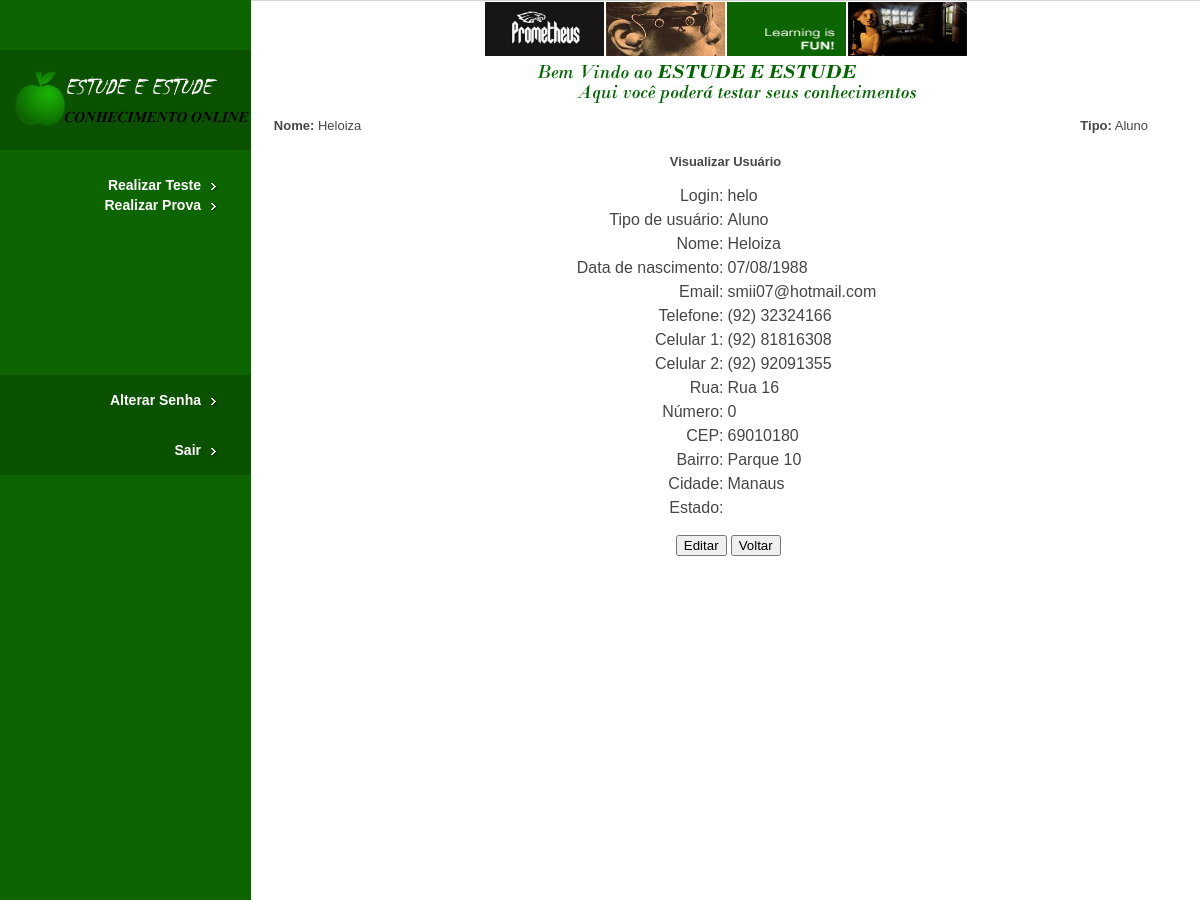
Page /sistema_daniel_joelton/usuario_visualizar.php?codigo=helo (signed in, upper part) on the earlier database version.
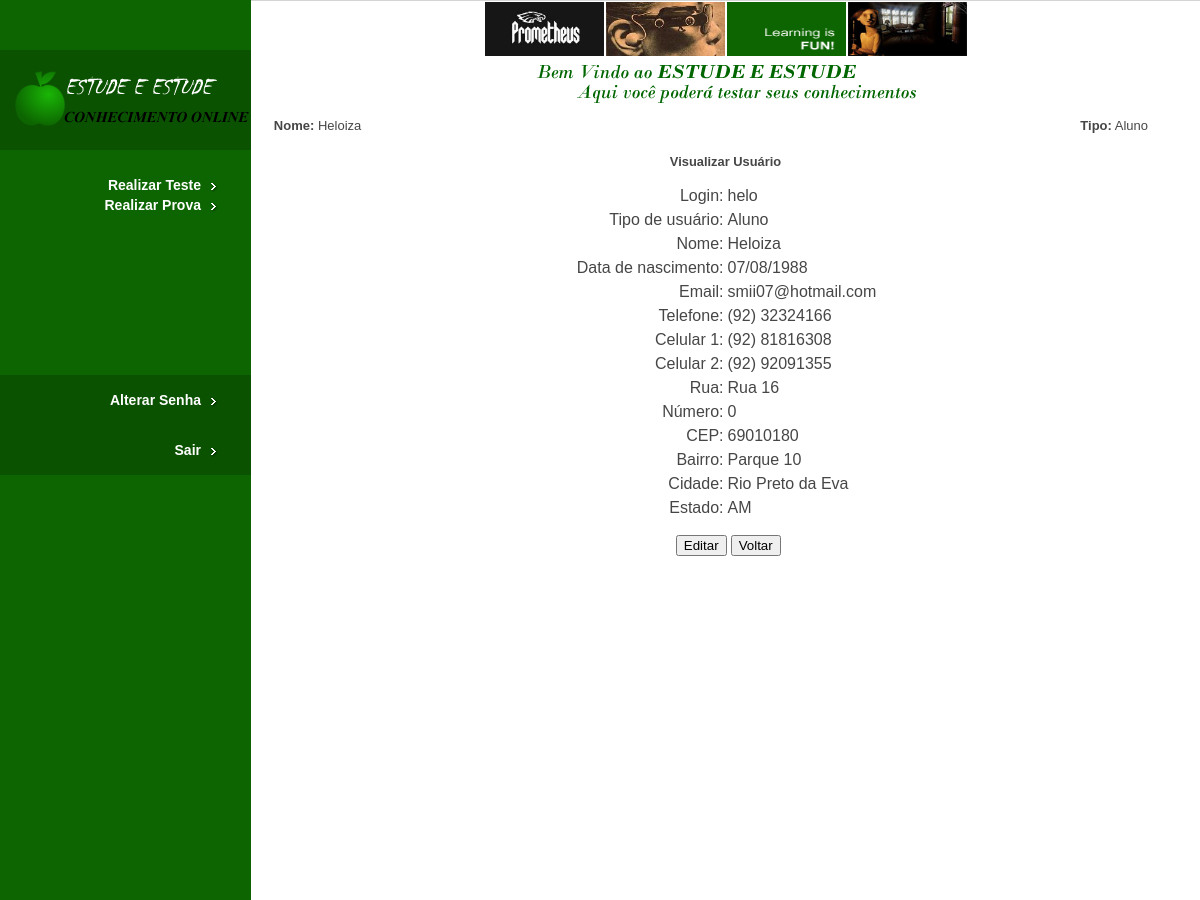
Same page on the later database version.
### tables this page shows
CREATE TABLE IF NOT EXISTS `usuario` (
  `login` varchar(25) NOT NULL,
  `login_administrador` varchar(25) DEFAULT NULL,
  `tipo_usuario` int(1) DEFAULT NULL,
  `senha` varchar(50) NOT NULL,
  `nome` varchar(50) NOT NULL,
  `data_nascimento` date NOT NULL,
  `email` varchar(50) NOT NULL,
  `telefone_ddd` int(2) NOT NULL,
  `telefone` int(8) NOT NULL,
  `celular_1_ddd` int(2) NOT NULL,
  `celular_1` int(8) NOT NULL,
  `celular_2_ddd` int(2) DEFAULT NULL,
  `celular_2` int(8) DEFAULT NULL,
  `end_rua` varchar(50) NOT NULL,
  `end_numero` int(5) DEFAULT NULL,
  `end_cep` int(8) NOT NULL,
  `end_bairro` varchar(50) NOT NULL,
  `end_cidade` varchar(100) NOT NULL,
  `end_estado` varchar(2) NOT NULL,
  `end_complemento` varchar(50) DEFAULT NULL,
  `data_cadastro` date NOT NULL,
  `hora_cadastro` time NOT NULL,
  PRIMARY KEY (`login`),
  UNIQUE KEY `email` (`email`),
  KEY `login_administrador` (`login_administrador`),
  KEY `tipo_usuario` (`tipo_usuario`),
  KEY `end_cidade` (`end_cidade`)
);

### sistema_daniel_joelton/usuario_visualizar.php (the view, shortened to what this page needs)
<?php
if (isset($_SESSION['logado']) &&($_SESSION['logado'] != 0)){
	?>
<html>
<head>
<link href="css/style.css" rel="stylesheet" type="text/css" />
</head>
<body>
<div id="leftMain"><a href="home.php"><img src="images/logo.png"
	alt="Estude e Estude" border="0" /></a>
<div id="navbar">
<ul>
<?php
echo '<li><a href="teste_questao.php">Realizar Teste</a></li>';
echo '<li><a href="prova_gerar.php">Realizar Prova</a></li>';
?>
</ul>
</div>
<div id="navbarAlt">
<ul>
	<li><a href="senha.php">Alterar Senha</a></li>
</ul>
<ul>
	<li><a href="logout.php">Sair</a></li>
</ul>
</div>
</div>
<div id="mainphotos">
<center><img src="images/picture1.jpg" alt="Photo 1" width="119"
	height="54" /><img src="images/picture2.jpg" alt="Photo 2" width="119"
	height="54" /><img src="images/learning-is-fun.gif"
	alt="Learning is Fun" width="119" height="54" /><img
	src="images/picture3.jpg" alt="Photo 3" width="119" height="54" /></center>
<center><img src="images/welcome.png" alt="Welcome" /></center>
<table align="left" width="900px">
	<tr align="left">
		<td width="2%"></td>
		<td align="left"><font size=2><?php
		echo '<b>Nome:</b> ' . $_SESSION["nome"];
		?></font></td>
		<td align="right"><font size=2><?php
		if($_SESSION['logado'] == 3) $tipo_usuario = 'Aluno';
		echo '<b>Tipo:</b> ' . $tipo_usuario;
		?></font></td>
	</tr>
</table>
<br>
<br>
<center>
<h3>Visualizar Usuário</h3>
</center>
<form name="form1" method="POST">
<table align="center" width="900px">
<?php
if(isset($_GET["codigo"]))
{
	include("./config.php");
	$sql = 'SELECT * FROM usuario WHERE login = "'.$_GET["codigo"].'"';
	$con = mysql_connect($host,$log,$senha);
	$result = mysql_query($sql,$con);
	$vetor = mysql_fetch_array($result,MYSQL_ASSOC);
	if($vetor['tipo_usuario'] == 3) $vetor['tipo_usuario'] = "Aluno";
	list($vetor['data_ano'], $vetor['data_mes'], $vetor['data_dia']) = explode('-', $vetor['data_nascimento']);
	?>
	<tr>
		<td width="50%" align="right">Login:</td>
		<td colspan="2" width="50%"><?php  echo $vetor['login']?></td>
	</tr>
	<tr>
		<td width="50%" align="right">Tipo de usuário:</td>
		<td colspan="2" width="50%"><?php  echo $vetor['tipo_usuario']?></td>
	</tr>
	<tr>
		<td width="50%" align="right">Nome:</td>
		<td colspan="2" width="50%"><?php  echo $vetor['nome']?></td>
	</tr>
	<tr>
		<td width="50%" align="right">Data de nascimento:</td>
		<td colspan="2" width="50%"><?php  echo $vetor['data_dia'] . "/". $vetor['data_mes']. "/". $vetor['data_ano'] ?></td>
	</tr>
	<tr>
		<td width="50%" align="right">Email:</td>
		<td colspan="2" width="50%"><?php  echo $vetor['email']?></td>
	</tr>
	<tr>
		<td width="50%" align="right">Telefone:</td>
		<td colspan="2" width="50%"><?php  echo "(" . $vetor['telefone_ddd'] . ") " . $vetor['telefone']?></td>
	</tr>
	<tr>
		<td width="50%" align="right">Celular 1:</td>
		<td colspan="2" width="50%"><?php  echo "(" . $vetor['celular_1_ddd'] . ") " . $vetor['celular_1']?></td>
	</tr>
	<?php
	if(!empty($vetor["celular_2_ddd"]) && !empty($vetor["celular_2"])) {
		?>
	<tr>
		<td width="50%" align="right">Celular 2:</td>
		<td colspan="2" width="50%"><?php  echo "(" . $vetor['celular_2_ddd'] . ") " . $vetor['celular_2']?></td>
	</tr>
	<?php
	}
	?>
	<tr>
		<td width="50%" align="right">Rua:</td>
		<td colspan="2" width="50%"><?php  echo $vetor['end_rua']?></td>
	</tr>
	<tr>
		<td width="50%" align="right">Número:</td>
		<td colspan="2" width="50%"><?php  echo $vetor['end_numero']?></td>
	</tr>
	<tr>
		<td width="50%" align="right">CEP:</td>
		<td colspan="2" width="50%"><?php  echo $vetor['end_cep']?></td>
	</tr>
	<tr>
		<td width="50%" align="right">Bairro:</td>
		<td colspan="2" width="50%"><?php  echo $vetor['end_bairro']?></td>
	</tr>
	<tr>
		<td width="50%" align="right">Cidade:</td>
		<td colspan="2" width="50%"><?php  echo $vetor['end_cidade']?></td>
	</tr>
	<tr>
		<td width="50%" align="right">Estado:</td>
		<td colspan="2" width="50%"><?php  echo $vetor['end_estado']?></td>
	</tr>
</table>
<br>
<table align="center" width="900px">
	<tr align="center">
		<td align="right"><input type="button" value="Editar"
			onclick="location.href ='usuario_editar.php?codigo=<?php echo $_GET['codigo']?>'">
		</td>
		<?php
}
?>
		<td align="left"><input type="button" value="Voltar"
			onclick="location.href = 'usuario_lista.php'"></td>
	</tr>
</table>
</form>
</div>
</body>
</html>
<?php
}
else{
	header("Location: login.php");
	exit;
}
?>

Differences in the rows shown:
changed usuario "helo": end_cidade "Manaus" → "Rio Preto da Eva"; end_estado (not shown) → "AM"
